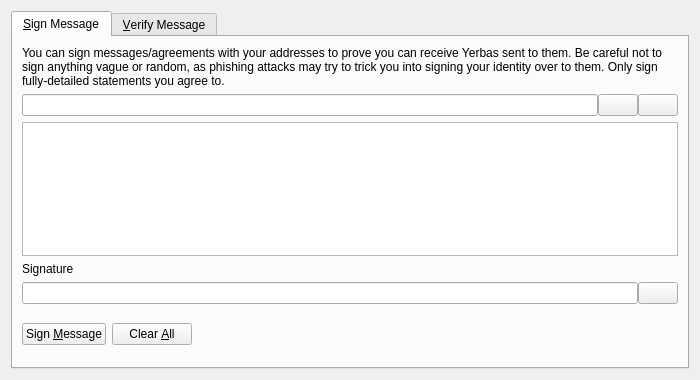
<?xml version="1.0" encoding="UTF-8"?>
<ui version="4.0">
 <class>SignVerifyMessageDialog</class>
 <widget class="QDialog" name="SignVerifyMessageDialog">
  <property name="geometry">
   <rect>
    <x>0</x>
    <y>0</y>
    <width>700</width>
    <height>380</height>
   </rect>
  </property>
  <property name="windowTitle">
   <string>Signatures - Sign / Verify a Message</string>
  </property>
  <property name="modal">
   <bool>true</bool>
  </property>
  <layout class="QVBoxLayout" name="verticalLayout">
   <item>
    <widget class="QTabWidget" name="tabWidget">
     <property name="currentIndex">
      <number>0</number>
     </property>
     <widget class="QWidget" name="tabSignMessage">
      <attribute name="title">
       <string>&amp;Sign Message</string>
      </attribute>
      <layout class="QVBoxLayout" name="verticalLayout_SM">
       <item>
        <widget class="QLabel" name="infoLabel_SM">
         <property name="text">
          <string>You can sign messages/agreements with your addresses to prove you can receive Yerbas sent to them. Be careful not to sign anything vague or random, as phishing attacks may try to trick you into signing your identity over to them. Only sign fully-detailed statements you agree to.</string>
         </property>
         <property name="textFormat">
          <enum>Qt::PlainText</enum>
         </property>
         <property name="wordWrap">
          <bool>true</bool>
         </property>
        </widget>
       </item>
       <item>
        <layout class="QHBoxLayout" name="horizontalLayout_1_SM">
         <property name="spacing">
          <number>0</number>
         </property>
         <item>
          <widget class="QValidatedLineEdit" name="addressIn_SM">
           <property name="toolTip">
            <string>The Yerbas address to sign the message with</string>
           </property>
          </widget>
         </item>
         <item>
          <widget class="QPushButton" name="addressBookButton_SM">
           <property name="toolTip">
            <string>Choose previously used address</string>
           </property>
           <property name="text">
            <string/>
           </property>
           <property name="shortcut">
            <string>Alt+A</string>
           </property>
           <property name="autoDefault">
            <bool>false</bool>
           </property>
          </widget>
         </item>
         <item>
          <widget class="QPushButton" name="pasteButton_SM">
           <property name="toolTip">
            <string>Paste address from clipboard</string>
           </property>
           <property name="text">
            <string/>
           </property>
           <property name="shortcut">
            <string>Alt+P</string>
           </property>
           <property name="autoDefault">
            <bool>false</bool>
           </property>
          </widget>
         </item>
        </layout>
       </item>
       <item>
        <widget class="QPlainTextEdit" name="messageIn_SM">
         <property name="toolTip">
          <string>Enter the message you want to sign here</string>
         </property>
        </widget>
       </item>
       <item>
        <widget class="QLabel" name="signatureLabel_SM">
         <property name="text">
          <string>Signature</string>
         </property>
         <property name="textFormat">
          <enum>Qt::PlainText</enum>
         </property>
        </widget>
       </item>
       <item>
        <layout class="QHBoxLayout" name="horizontalLayout_2_SM">
         <property name="spacing">
          <number>0</number>
         </property>
         <item>
          <widget class="QLineEdit" name="signatureOut_SM">
           <property name="font">
            <font>
             <italic>true</italic>
            </font>
           </property>
           <property name="readOnly">
            <bool>true</bool>
           </property>
          </widget>
         </item>
         <item>
          <widget class="QPushButton" name="copySignatureButton_SM">
           <property name="toolTip">
            <string>Copy the current signature to the system clipboard</string>
           </property>
           <property name="text">
            <string/>
           </property>
           <property name="autoDefault">
            <bool>false</bool>
           </property>
          </widget>
         </item>
        </layout>
       </item>
       <item>
        <layout class="QHBoxLayout" name="horizontalLayout_3_SM">
         <item>
          <widget class="QPushButton" name="signMessageButton_SM">
           <property name="toolTip">
            <string>Sign the message to prove you own this Yerbas address</string>
           </property>
           <property name="text">
            <string>Sign &amp;Message</string>
           </property>
           <property name="autoDefault">
            <bool>false</bool>
           </property>
          </widget>
         </item>
         <item>
          <widget class="QPushButton" name="clearButton_SM">
           <property name="toolTip">
            <string>Reset all sign message fields</string>
           </property>
           <property name="text">
            <string>Clear &amp;All</string>
           </property>
           <property name="autoDefault">
            <bool>false</bool>
           </property>
          </widget>
         </item>
         <item>
          <spacer name="horizontalSpacer_1_SM">
           <property name="orientation">
            <enum>Qt::Horizontal</enum>
           </property>
           <property name="sizeHint" stdset="0">
            <size>
             <width>40</width>
             <height>48</height>
            </size>
           </property>
          </spacer>
         </item>
         <item>
          <widget class="QLabel" name="statusLabel_SM">
           <property name="font">
            <font>
             <weight>75</weight>
             <bold>true</bold>
            </font>
           </property>
           <property name="text">
            <string/>
           </property>
           <property name="wordWrap">
            <bool>true</bool>
           </property>
          </widget>
         </item>
         <item>
          <spacer name="horizontalSpacer_2_SM">
           <property name="orientation">
            <enum>Qt::Horizontal</enum>
           </property>
           <property name="sizeHint" stdset="0">
            <size>
             <width>40</width>
             <height>48</height>
            </size>
           </property>
          </spacer>
         </item>
        </layout>
       </item>
      </layout>
     </widget>
     <widget class="QWidget" name="tabVerifyMessage">
      <attribute name="title">
       <string>&amp;Verify Message</string>
      </attribute>
      <layout class="QVBoxLayout" name="verticalLayout_VM">
       <item>
        <widget class="QLabel" name="infoLabel_VM">
         <property name="text">
          <string>Enter the receiver's address, message (ensure you copy line breaks, spaces, tabs, etc. exactly) and signature below to verify the message. Be careful not to read more into the signature than what is in the signed message itself, to avoid being tricked by a man-in-the-middle attack. Note that this only proves the signing party receives with the address, it cannot prove sendership of any transaction!</string>
         </property>
         <property name="textFormat">
          <enum>Qt::PlainText</enum>
         </property>
         <property name="alignment">
          <set>Qt::AlignLeading|Qt::AlignLeft|Qt::AlignTop</set>
         </property>
         <property name="wordWrap">
          <bool>true</bool>
         </property>
        </widget>
       </item>
       <item>
        <layout class="QHBoxLayout" name="horizontalLayout_1_VM">
         <property name="spacing">
          <number>0</number>
         </property>
         <item>
          <widget class="QValidatedLineEdit" name="addressIn_VM">
           <property name="toolTip">
            <string>The Yerbas address the message was signed with</string>
           </property>
          </widget>
         </item>
         <item>
          <widget class="QPushButton" name="addressBookButton_VM">
           <property name="toolTip">
            <string>Choose previously used address</string>
           </property>
           <property name="text">
            <string/>
           </property>
           <property name="shortcut">
            <string>Alt+A</string>
           </property>
           <property name="autoDefault">
            <bool>false</bool>
           </property>
          </widget>
         </item>
        </layout>
       </item>
       <item>
        <widget class="QPlainTextEdit" name="messageIn_VM"/>
       </item>
       <item>
        <widget class="QValidatedLineEdit" name="signatureIn_VM"/>
       </item>
       <item>
        <layout class="QHBoxLayout" name="horizontalLayout_2_VM">
         <item>
          <widget class="QPushButton" name="verifyMessageButton_VM">
           <property name="toolTip">
            <string>Verify the message to ensure it was signed with the specified Yerbas address</string>
           </property>
           <property name="text">
            <string>Verify &amp;Message</string>
           </property>
           <property name="autoDefault">
            <bool>false</bool>
           </property>
          </widget>
         </item>
         <item>
          <widget class="QPushButton" name="clearButton_VM">
           <property name="toolTip">
            <string>Reset all verify message fields</string>
           </property>
           <property name="text">
            <string>Clear &amp;All</string>
           </property>
           <property name="autoDefault">
            <bool>false</bool>
           </property>
          </widget>
         </item>
         <item>
          <spacer name="horizontalSpacer_1_VM">
           <property name="orientation">
            <enum>Qt::Horizontal</enum>
           </property>
           <property name="sizeHint" stdset="0">
            <size>
             <width>40</width>
             <height>48</height>
            </size>
           </property>
          </spacer>
         </item>
         <item>
          <widget class="QLabel" name="statusLabel_VM">
           <property name="font">
            <font>
             <weight>75</weight>
             <bold>true</bold>
            </font>
           </property>
           <property name="text">
            <string/>
           </property>
           <property name="wordWrap">
            <bool>true</bool>
           </property>
          </widget>
         </item>
         <item>
          <spacer name="horizontalSpacer_2_VM">
           <property name="orientation">
            <enum>Qt::Horizontal</enum>
           </property>
           <property name="sizeHint" stdset="0">
            <size>
             <width>40</width>
             <height>48</height>
            </size>
           </property>
          </spacer>
         </item>
        </layout>
       </item>
      </layout>
     </widget>
    </widget>
   </item>
  </layout>
 </widget>
 <customwidgets>
  <customwidget>
   <class>QValidatedLineEdit</class>
   <extends>QLineEdit</extends>
   <header>qvalidatedlineedit.h</header>
  </customwidget>
 </customwidgets>
 <resources>
  <include location="../yerbas.qrc"/>
 </resources>
 <connections/>
</ui>
